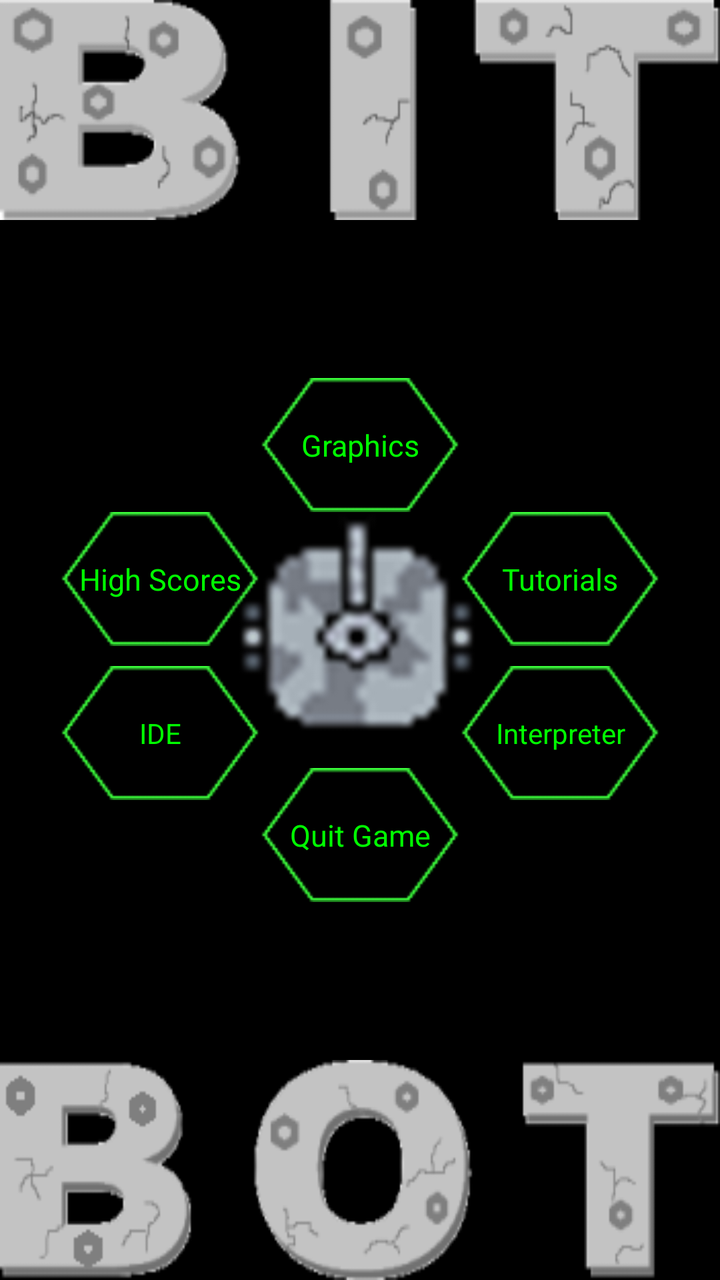
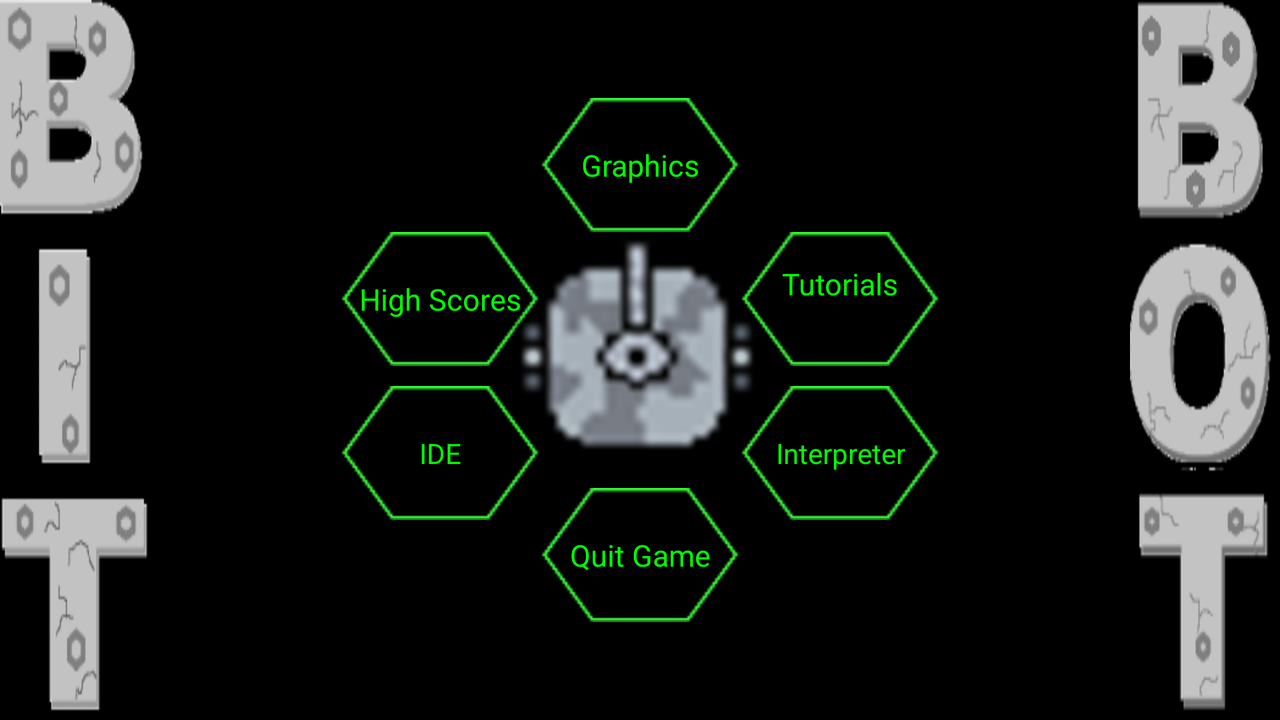

One screen, two layout resources from the same app: the default and the author's alternative for another configuration. Each is rendered where Android would select it; the XML of both is given below.
<!-- AndroidManifest.xml: application theme android:Theme.NoTitleBar -->
<!-- res/layout/main.xml -->
<?xml version="1.0" encoding="utf-8"?>
<RelativeLayout xmlns:android="http://schemas.android.com/apk/res/android"
    android:orientation="vertical"
    android:layout_height="match_parent" android:layout_width="match_parent">
	
	<Button 
		android:id="@+id/game_modes" 
		android:background="@drawable/hexbutton" 
		android:text="Graphics" 
		android:layout_height="wrap_content" 
		android:textSize="15dip" 
		android:textColor="#00FF00"
		android:layout_above="@+id/bot_base"
		android:layout_centerHorizontal="true"
		android:layout_width="100dip">
	</Button>
	<Button 
		android:background="@drawable/hexbutton" 
		android:text="Tutorials" 
		android:layout_height="wrap_content" 
		android:textSize="15dip" 
		android:textColor="#00FF00" 
		android:id="@+id/tutorial_btn"
		android:layout_marginBottom="10dip" 
		android:layout_below="@+id/game_modes"
		android:layout_toRightOf="@+id/game_modes"
		android:layout_width="100dip">
	</Button>
	<Button 
		android:text="Interpreter" 
		android:layout_height="wrap_content" 
		android:layout_width="wrap_content" 
		android:id="@+id/options_btn" 	
		android:background="@drawable/hexbutton"
		android:layout_below="@+id/tutorial_btn"
		android:textColor="#00FF00"
		android:layout_alignLeft="@+id/tutorial_btn" 
		android:layout_alignRight="@+id/tutorial_btn">
	</Button>
	<Button 
		android:background="@drawable/hexbutton" 
		android:text="Quit Game" 
		android:layout_height="wrap_content" 
		android:textSize="15dip" 
		android:textColor="#00FF00" 
		android:id="@+id/quit_btn"
		android:layout_below="@+id/bot_base"
		android:layout_centerHorizontal="true"
		android:layout_width="100dip">
	</Button>
	<Button 
		android:background="@drawable/hexbutton" 
		android:text="High Scores" 
		android:layout_height="wrap_content" 
		android:textSize="15dip" 
		android:layout_marginBottom="10dip"
		android:textColor="#00FF00" 
		android:id="@+id/scores_btn" 
		android:layout_below="@+id/game_modes" 
		android:layout_toLeftOf="@+id/game_modes" android:layout_width="100dip">
	</Button>
	<ImageView 
		android:id="@+id/bot_base" 
		android:layout_width="wrap_content" 
		android:src="@drawable/mainbot" 
		android:layout_height="wrap_content" 
		android:layout_centerInParent="true">
	</ImageView>
	<ImageView 
		android:id="@+id/bot_turret" 
		android:layout_width="wrap_content" 
		android:src="@drawable/mainturret" 
		android:layout_height="wrap_content"
		android:layout_centerInParent="true">
	</ImageView>
	<Button 
		android:text="IDE" 
		android:layout_below="@+id/scores_btn" 
		android:background="@drawable/hexbutton"
		android:layout_height="wrap_content" 
		android:layout_width="wrap_content" 
		android:id="@+id/puzzle_btn" 
		android:textColor="#00FF00"
		android:layout_alignLeft="@+id/scores_btn" 
		android:layout_alignRight="@+id/scores_btn">
	</Button>
	
	<LinearLayout 
		android:id="@+id/linearLayout1" 
		android:background="@drawable/bit"
		android:paddingBottom="20dip"
		android:layout_alignParentTop="true" 
		android:layout_width="match_parent" android:layout_height="110dip">
	</LinearLayout>
	<LinearLayout 
		android:id="@+id/linearLayout2" 
		android:layout_alignParentBottom="true" 
		android:background="@drawable/bot"
		android:layout_width="match_parent" android:layout_height="110dip">
	</LinearLayout>
</RelativeLayout>
<!-- resources referenced by this layout -->
<resources>
  <!-- drawable bit: png bitmap (drawable, 7079 bytes) -->
  <!-- drawable bot: png bitmap (drawable, 9530 bytes) -->
  <!-- drawable hexbutton: png bitmap (drawable, 1637 bytes) -->
  <!-- drawable mainbot: png bitmap (drawable, 12056 bytes) -->
  <!-- drawable mainturret: png bitmap (drawable, 6033 bytes) -->
</resources>
<!-- res/layout-land/main.xml (the author's variant of the layout above) -->
<!-- drawn on the phone turned sideways -->
<?xml version="1.0" encoding="utf-8"?>
<RelativeLayout xmlns:android="http://schemas.android.com/apk/res/android"
    android:orientation="vertical"
    android:layout_height="fill_parent" android:layout_width="match_parent">
	
	<Button 
		android:background="@drawable/hexbutton" 
		android:text="Graphics" 
		android:layout_height="wrap_content" 
		android:textSize="15dip" 
		android:textColor="#00FF00"
		android:layout_above="@+id/bot_base"
		android:layout_centerHorizontal="true"
		android:id="@+id/game_modes"
		android:layout_width="100dip">
	</Button>
	<Button 
		android:background="@drawable/hexbutton" 
		android:text="Tutorials" 
		android:layout_height="wrap_content" 
		android:textSize="15dip" 
		android:textColor="#00FF00" 
		android:layout_marginBottom="10dip" 
		android:id="@+id/tutorial_btn" 
		android:layout_below="@id/game_modes" 
		android:paddingBottom="15dip"
		android:layout_toRightOf="@id/game_modes"
		android:layout_width="100dip">
	</Button>
	<Button 
		android:text="Interpreter" 
		android:layout_height="wrap_content" 
		android:layout_width="wrap_content" 
		android:id="@+id/options_btn" 
		android:background="@drawable/hexbutton"
		android:layout_below="@id/tutorial_btn"
		android:textColor="#00FF00"
		android:layout_alignLeft="@+id/tutorial_btn" 
		android:layout_alignRight="@+id/tutorial_btn">
	</Button>
	<Button 
		android:background="@drawable/hexbutton" 
		android:text="Quit Game" 
		android:layout_height="wrap_content" 
		android:textSize="15dip" 
		android:textColor="#00FF00" 
		android:id="@+id/quit_btn"
		android:layout_below="@+id/bot_base"
		android:layout_centerHorizontal="true"
		 android:layout_width="100dip">
	</Button>
	<Button 
		android:background="@drawable/hexbutton" 
		android:text="High Scores" 
		android:layout_height="wrap_content" 
		android:textSize="15dip" 
		android:textColor="#00FF00" 
		android:layout_marginBottom="10dip" 
		android:id="@+id/scores_btn" 
		android:layout_below="@id/game_modes" 
		android:layout_toLeftOf="@id/game_modes"
		android:layout_width="100dip">
	</Button>
	<ImageView 
		android:id="@+id/bot_base" 
		android:layout_width="wrap_content" 
		android:src="@drawable/mainbot" 
		android:layout_height="wrap_content" 
		android:layout_centerInParent="true">
	</ImageView>
	<ImageView 
		android:id="@+id/bot_turret" 
		android:layout_width="wrap_content" 
		android:src="@drawable/mainturret" 
		android:layout_height="wrap_content"
		android:layout_centerInParent="true">
	</ImageView>
	<Button 
		android:text="IDE" 
		android:layout_below="@+id/scores_btn" 
		android:background="@drawable/hexbutton"
		android:layout_height="wrap_content" 
		android:layout_width="wrap_content"
		android:id="@+id/puzzle_btn" 
		android:textColor="#00FF00"
		android:layout_alignLeft="@id/scores_btn" 
		android:layout_alignRight="@id/scores_btn">
	</Button>
		<LinearLayout 
		android:id="@+id/linearLayout1" 
		android:background="@drawable/bit_land"
		android:paddingBottom="20dip"
		android:layout_alignParentLeft="true" 
		android:layout_height="match_parent"
		android:layout_width="75dip">
	</LinearLayout>
	<LinearLayout 
		android:id="@+id/linearLayout2" 
		android:layout_alignParentRight="true" 
		android:background="@drawable/bot_land"
		android:layout_height="match_parent"
		android:layout_width="75dip">
	</LinearLayout>
	
</RelativeLayout>
<!-- resources referenced by the variant -->
<!-- as the phone turned sideways resolves them -->
<resources>
  <!-- drawable bit_land: png bitmap (drawable, 8283 bytes) -->
  <!-- drawable bot_land: png bitmap (drawable, 9877 bytes) -->
  <!-- drawable hexbutton: png bitmap (drawable, 1637 bytes) -->
  <!-- drawable mainbot: png bitmap (drawable, 12056 bytes) -->
  <!-- drawable mainturret: png bitmap (drawable, 6033 bytes) -->
</resources>
